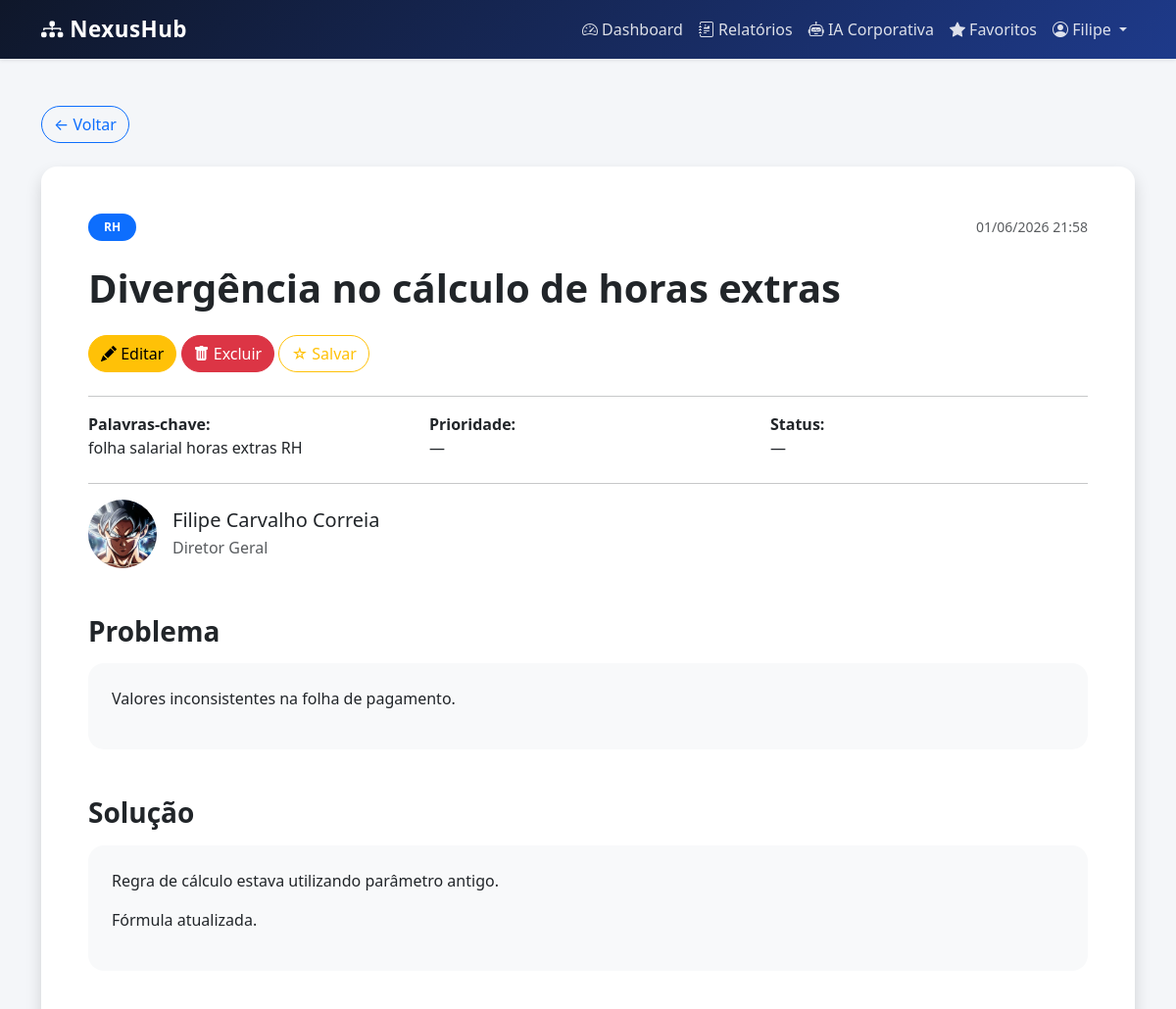
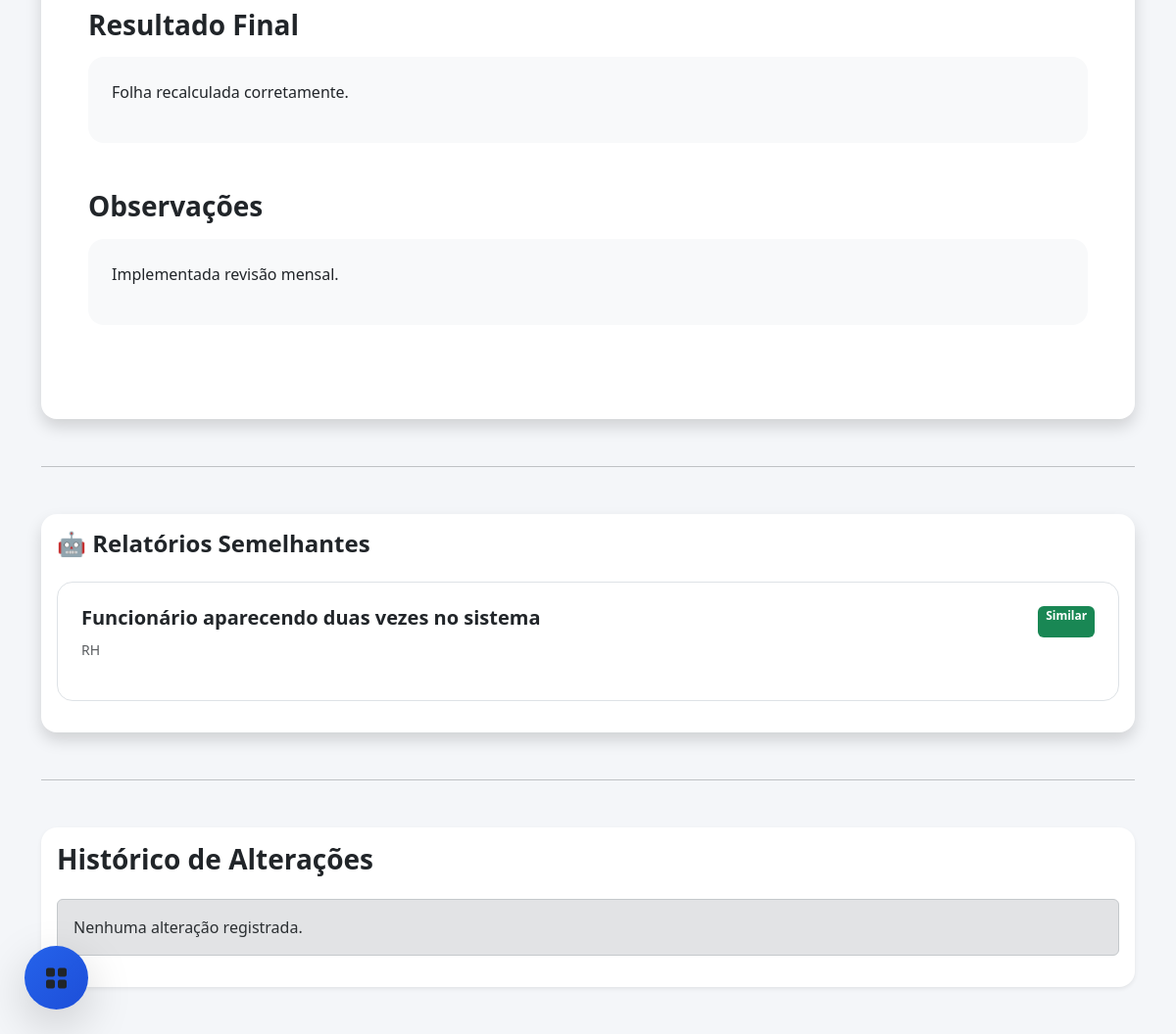
The app's page /relatorios/13/ (signed in) with its own data (2 pictures, top to bottom).
### relatorios/models.py (models this page shows, shortened)
class Relatorio(models.Model):
    STATUS = [
        ('Aberto', 'Aberto'),
        ('Em andamento', 'Em andamento'),
        ('Resolvido', 'Resolvido')
    ]
    PRIORIDADE = [
        ('Baixa', 'Baixa'),
        ('Média', 'Média'),
        ('Alta', 'Alta'),
        ('Crítica', 'Crítica')
    ]
    autor = models.ForeignKey(
        Funcionario,
        on_delete=models.SET_NULL,
        null=True,
        blank=True
    )
    titulo = models.CharField(
        max_length=200
    )
    categoria = models.CharField(
        max_length=100
    )
    problema = models.TextField()
    solucao = models.TextField()
    resultado_final = models.TextField(
        blank=True,
        null=True
    )
    observacoes = models.TextField(
        blank=True,
        null=True
    )
    palavras_chave = models.CharField(
        max_length=300,
        blank=True,
        null=True
    )
    prioridade = models.CharField(
        max_length=20,
        blank=True,
        null=True
    )
    status = models.CharField(
        max_length=20,
        blank=True,
        null=True
    )
    tags = models.ManyToManyField(
        'Tag',
        blank=True
    )
    imagem = models.ImageField(
        upload_to='relatorios/',
        blank=True,
        null=True
    )
    criado_em = models.DateTimeField(
        auto_now_add=True
    )

### funcionarios/models.py (models this page shows, shortened)
class Funcionario(models.Model):
    usuario = models.OneToOneField(
        User,
        on_delete=models.CASCADE
    )
    ativo = models.BooleanField(
        default=True
    )
    cargo = models.CharField(
        max_length=100
    )
    funcao = models.TextField()
    telefone = models.CharField(
        max_length=20,
        blank=True
    )
    data_nascimento = models.DateField(
        null=True,
        blank=True
    )
    foto = models.ImageField(
        upload_to='funcionarios/',
        blank=True,
        null=True
    )
    setor = models.ForeignKey(
        Setor,
        on_delete=models.CASCADE
    )
    superior = models.ForeignKey(
        'self',
        on_delete=models.SET_NULL,
        null=True,
        blank=True
    )

### relatorios/views.py (the view, shortened to what this page needs)
@login_required
def detalhe_relatorio(request, relatorio_id):
    relatorio = get_object_or_404(
        Relatorio.objects.prefetch_related(
            'tags'
        ),
        id=relatorio_id
    )
    score = Value(
        0,
        output_field=IntegerField()
    )
    score += Case(
        When(
            categoria=relatorio.categoria,
            then=Value(4)
        ),
        default=Value(0),
        output_field=IntegerField()
    )
    relatorios_relacionados = (
        Relatorio.objects
        .exclude(
            id=relatorio.id
        )
        .annotate(
            similaridade=score
        )
        .filter(
            similaridade__gt=0
        )
        .distinct()
        .order_by(
            '-similaridade',
            '-criado_em'
        )
        [:5]
    )
    historicos = relatorio.historicos.all().order_by(
        '-atualizado_em'
    )
    funcionario = get_object_or_404(
        Funcionario,
        usuario=request.user
    )
    favoritado = Favorito.objects.filter(
        usuario=funcionario,
        relatorio=relatorio
    ).exists()
    comentarios = relatorio.comentarios.all().order_by(
        '-criado_em'
    )
    media = relatorio.avaliacoes.aggregate(
        Avg('nota')
    )
    media_notas = media['nota__avg']
    curtidas_uteis = relatorio.curtidas.filter(
        tipo='util'
    ).count()
    curtidas_nao_ajudou = relatorio.curtidas.filter(
        tipo='nao_ajudou'
    ).count()
    comentario_form = ComentarioForm()
    avaliacao_form = AvaliacaoForm()
    return render(
        request,
        'relatorios/detalhe_relatorio.html',
        {
            'relatorio': relatorio,
            'comentarios': comentarios,
            'comentario_form': comentario_form,
            'avaliacao_form': avaliacao_form,
            'media_notas': media_notas,
            'curtidas_uteis': curtidas_uteis,
            'curtidas_nao_ajudou': curtidas_nao_ajudou,
            'relatorios_relacionados': relatorios_relacionados,
            'historicos': historicos,
            'favoritado': favoritado,
        }
    )

### templates/relatorios/detalhe_relatorio.html (shortened to what this page needs)
{% extends 'base.html' %}
{% block content %}
<div class="container py-5">
    <div class="mb-4">
        <a href="{% url 'feed_relatorios' %}"
           class="btn btn-outline-primary rounded-pill">
            ← Voltar
        </a>
    </div>
    <div class="card border-0 shadow rounded-4 overflow-hidden">
        <div class="card-body p-5">
            <div class="d-flex justify-content-between align-items-center mb-4">
                <span class="badge bg-primary rounded-pill px-3 py-2">
                    {{ relatorio.categoria }}
                </span>
                <small class="text-muted">
                    {{ relatorio.criado_em|date:"d/m/Y H:i" }}
                </small>
            </div>
            <h1 class="fw-bold mb-4">
                {{ relatorio.titulo }}
            </h1>
            <div class="mb-4">
                {% if user == relatorio.autor.usuario or user.is_superuser %}
                <a href="{% url 'editar_relatorio' relatorio.id %}"
                   class="btn btn-warning rounded-pill">
                    <i class="bi bi-pencil-fill"></i>
                    Editar
                </a>
                {% endif %}
                {% if user.is_superuser %}
                <a href="{% url 'excluir_relatorio' relatorio.id %}"
                   class="btn btn-danger rounded-pill">
                    <i class="bi bi-trash-fill"></i>
                    Excluir
                </a>
                <form method="POST" class="d-inline">
                    <button
                        type="submit"
                        name="favoritar"
                        class="btn btn-outline-warning rounded-pill">
                        {% if favoritado %}
                            ⭐ Salvo
                        {% else %}
                            ☆ Salvar
                        {% endif %}
                    </button>
                </form>
                {% endif %}
            </div>
            <hr>
            <div class="row mb-4">
                <div class="col-md-4">
                    <strong>Palavras-chave:</strong><br>
                    {{ relatorio.palavras_chave|default:"—" }}
                </div>
                <div class="col-md-4">
                    <strong>Prioridade:</strong><br>
                    {{ relatorio.prioridade|default:"—" }}
                </div>
                <div class="col-md-4">
                    <strong>Status:</strong><br>
                    {{ relatorio.status|default:"—" }}
                </div>
            </div>
            <hr>
            <div class="d-flex align-items-center mb-5">
                {% if relatorio.autor.foto %}
                <img src="{{ relatorio.autor.foto.url }}"
                     class="rounded-circle me-3"
                     width="70"
                     height="70"
                     style="object-fit:cover;">
                {% else %}
                <i class="bi bi-person-circle text-primary me-3"
                   style="font-size:60px;"></i>
                {% endif %}
                <div>
                    <h5 class="mb-1">
                         {% if relatorio.autor %}
                         {{ relatorio.autor.usuario.get_full_name }}
                         {% else %}
                         Funcionário Desligado
                         {% endif %}
                    </h5>
                    <p class="text-muted mb-0">
                        {{ relatorio.autor.cargo }}
                    </p>
                </div>
            </div>
            <div class="mb-5">
                <h3 class="fw-bold mb-3">
                    Problema
                </h3>
                <div class="bg-light rounded-4 p-4">
                    {{ relatorio.problema|linebreaks }}
                </div>
            </div>
            <div class="mb-5">
                <h3 class="fw-bold mb-3">
                    Solução
                </h3>
                <div class="bg-light rounded-4 p-4">
                    {{ relatorio.solucao|linebreaks }}
                </div>
            </div>
            {% if relatorio.resultado_final %}
            <div class="mb-5">
                <h3 class="fw-bold mb-3">
                    Resultado Final
                </h3>
                <div class="bg-light rounded-4 p-4">
                    {{ relatorio.resultado_final|linebreaks }}
                </div>
            </div>
            {% endif %}
            {% if relatorio.observacoes %}
            <div class="mb-5">
                <h3 class="fw-bold mb-3">
                    Observações
                </h3>
                <div class="bg-light rounded-4 p-4">
                    {{ relatorio.observacoes|linebreaks }}
                </div>
            </div>
            {% endif %}
        </div>
    </div>
    <hr class="my-5">
    <div class="card border-0 shadow rounded-4">
        <div class="card-body">
            <h4 class="fw-bold mb-4">
                🤖 Relatórios Semelhantes
            </h4>
            {% for item in relatorios_relacionados %}
            <a href="{% url 'detalhe_relatorio' item.id %}"
            class="text-decoration-none">
                <div class="border rounded-4 p-4 mb-3
                            hover-shadow">
                    <div class="d-flex justify-content-between">
                        <h5 class="text-dark fw-bold">
                            {{ item.titulo }}
                        </h5>
                        <span class="badge bg-success">
                            Similar
                        </span>
                    </div>
                    <small class="text-muted">
                        {{ item.categoria }}
                    </small>
                </div>
            </a>
            {% empty %}
            <div class="alert alert-secondary">
                Nenhum relatório semelhante encontrado.
            </div>
            {% endfor %}
        </div>
    </div>
    <hr class="my-5">
    <div class="card border-0 shadow-sm rounded-4">
        <div class="card-body">
            <h3 class="fw-bold mb-4">
                Histórico de Alterações
            </h3>
            {% if historicos %}
                {% for h in historicos %}
                <div class="border rounded-4 p-4 mb-3">
                    <div class="d-flex justify-content-between">
                        <strong>
                            {{ h.editor.usuario.get_full_name }}
                        </strong>
                        <small class="text-muted">
                            {{ h.atualizado_em|date:"d/m/Y H:i" }}
                        </small>
                    </div>
                    <hr>
                    <p>
                        <strong>Título:</strong>
                        {{ h.titulo }}
                    </p>
                    <p>
                        <strong>Solução antiga:</strong>
                        {{ h.solucao|truncatechars:250 }}
                    </p>
                </div>
                {% endfor %}
            {% else %}
            <div class="alert alert-secondary">
                Nenhuma alteração registrada.
            </div>
            {% endif %}
        </div>
    </div>
</div>
{% endblock %}

### templates/base.html (shortened to what this page needs)
<!DOCTYPE html>
<html lang="pt-br">
<head>
    <link
        href="https://cdn.jsdelivr.net/npm/bootstrap@5.3.3/dist/css/bootstrap.min.css"
        rel="stylesheet">
    <link
        rel="stylesheet"
        href="https://cdn.jsdelivr.net/npm/bootstrap-icons@1.11.3/font/bootstrap-icons.min.css">
</head>
<body>
    <nav class="navbar navbar-expand-lg navbar-dark navbar-custom shadow-sm">
        <div class="container">
            <a class="navbar-brand fw-bold"
            href="{% url 'home' %}">
                <i class="bi bi-diagram-3-fill"></i>
                NexusHub
            </a>
            {% if user.is_authenticated %}
            <div class="collapse navbar-collapse"
                id="navbarNexus">
                <ul class="navbar-nav ms-auto align-items-center">
                    <li class="nav-item">
                        <a href="{% url 'dashboard' %}"
                        class="nav-link text-white">
                            <i class="bi bi-speedometer2"></i>
                            Dashboard
                        </a>
                    </li>
                    <li class="nav-item">
                        <a href="{% url 'feed_relatorios' %}"
                        class="nav-link text-white">
                            <i class="bi bi-journal-richtext"></i>
                            Relatórios
                        </a>
                    </li>
                    <li class="nav-item">
                        <a href="{% url 'assistente_ia' %}"
                        class="nav-link text-info">
                            <i class="bi bi-robot"></i>
                            IA Corporativa
                        </a>
                    </li>
                    <li class="nav-item">
                        <a href="{% url 'meus_favoritos' %}"
                        class="nav-link text-warning">
                            <i class="bi bi-star-fill"></i>
                            Favoritos
                        </a>
                    </li>
                    <li class="nav-item dropdown">
                        <a class="nav-link dropdown-toggle text-white"
                        href="#"
                        role="button"
                        data-bs-toggle="dropdown">
                            <i class="bi bi-person-circle"></i>
                            {{ user.first_name|default:user.username }}
                        </a>
                    </li>
                </ul>
            </div>
            {% endif %}
        </div>
    </nav>
    {% block content %}
    {% endblock %}
    {% if user.is_authenticated %}
    <div class="dropdown admin-menu">
        <button
            class="btn rounded-circle shadow-lg botao-admin"
            type="button"
            data-bs-toggle="dropdown">
            <i class="bi bi-grid-fill"></i>
        </button>
    </div>
    {% endif %}
</body>
</html>

### templates/base.html (style rules this page uses)
body { background-color: #f4f6f9; min-height: 100vh; }
.navbar-custom { background: linear-gradient( 135deg, #0f172a, #1e3a8a ); }
.navbar-brand { font-size: 1.4rem; letter-spacing: .5px; }
.nav-link { color: rgba(255,255,255,.85) !important; transition: .3s; }
.admin-menu { position: fixed; bottom: 25px; left: 25px; z-index: 9999; }
.botao-admin { width: 65px; height: 65px; border: none; font-size: 24px; display: flex; align-items: center; justify-content: center; background: linear-gradient( 135deg, #2563eb, #1d4ed8 ); transition: .3s; }

### records on screen
Relatorio: categoria "RH", criado_em "01/06/2026 21:58", titulo "Divergência no cálculo de horas extras", palavras_chave "folha salarial horas extras RH", prioridade "—", status "—", autor.foto (picture), autor.usuario.get_full_name "Filipe Carvalho Correia", autor.cargo "Diretor Geral", problema "Valores inconsistentes na folha de pagamento.", solucao "Regra de cálculo estava utilizando parâmetro antigo. Fórmula atualizada.", resultado_final "Folha recalculada corretamente.", observacoes "Implementada revisão mensal."
Relatorio: titulo "Funcionário aparecendo duas vezes no sistema", categoria "RH"

### other values on screen
{{ user.first_name|default:user.username }} "Filipe"
